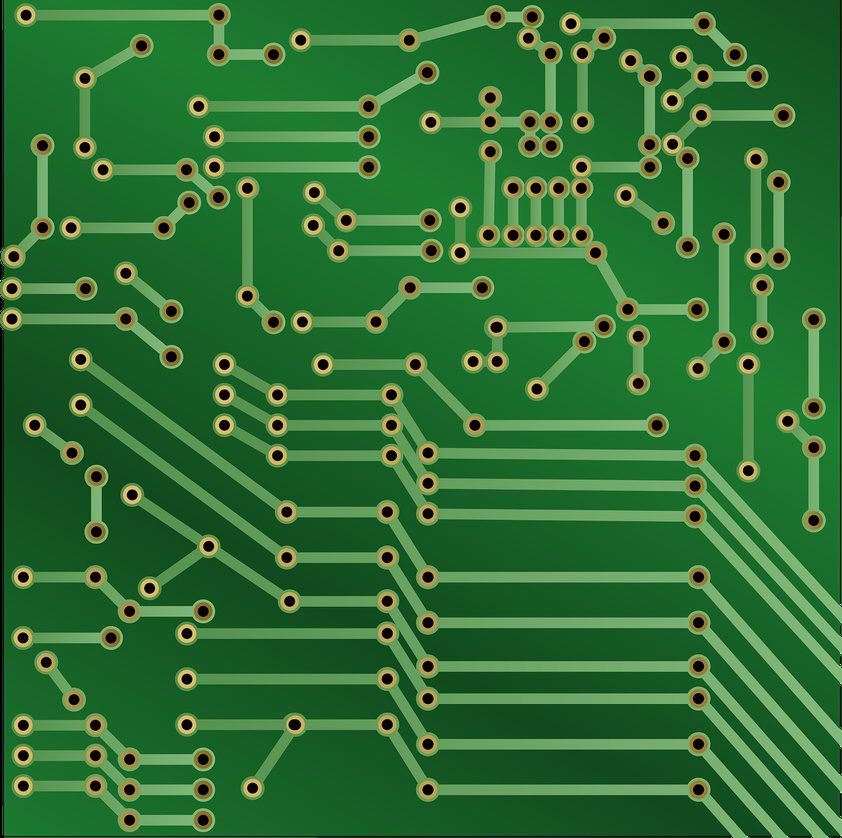
#> input picture OneDrive/Desktop/automation-portfolio/test_image.jpg, 842 x 838 px, shrunk from 1280 x 1273 before the run
$ python week4_opencv.py
#> lines starting #> are read from the running program, lines starting #| are printed output that depends on the picture; after the words box and inside, x2 and y2 are one past the last pixel; in counts of white or black regions, pixels touching at a corner belong together
import cv2
import csv
from datetime import datetime

# Load image
img = cv2.imread('test_image.jpg')
#> img is the input picture: shape (838, 842, 3); mean B, G, R 52, 112.8, 47.4
grey = cv2.cvtColor(img, cv2.COLOR_BGR2GRAY)
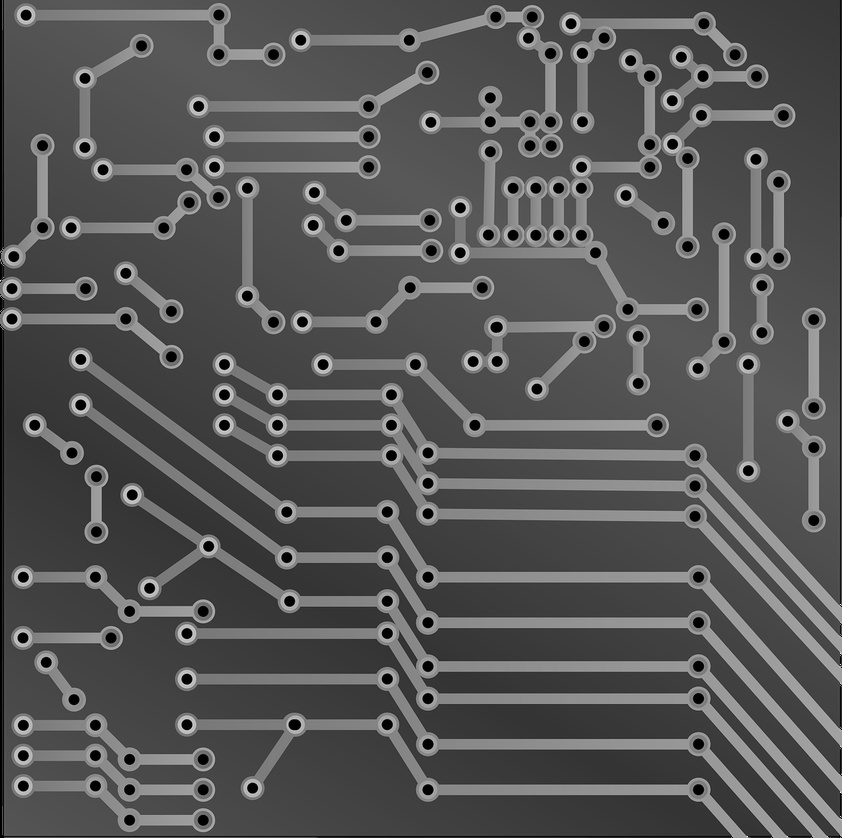
#> grey: shape (838, 842); min 0, max 244, mean 86.3
blurred = cv2.GaussianBlur(grey, (5, 5), 0)
edges = cv2.Canny(blurred, 50, 150)
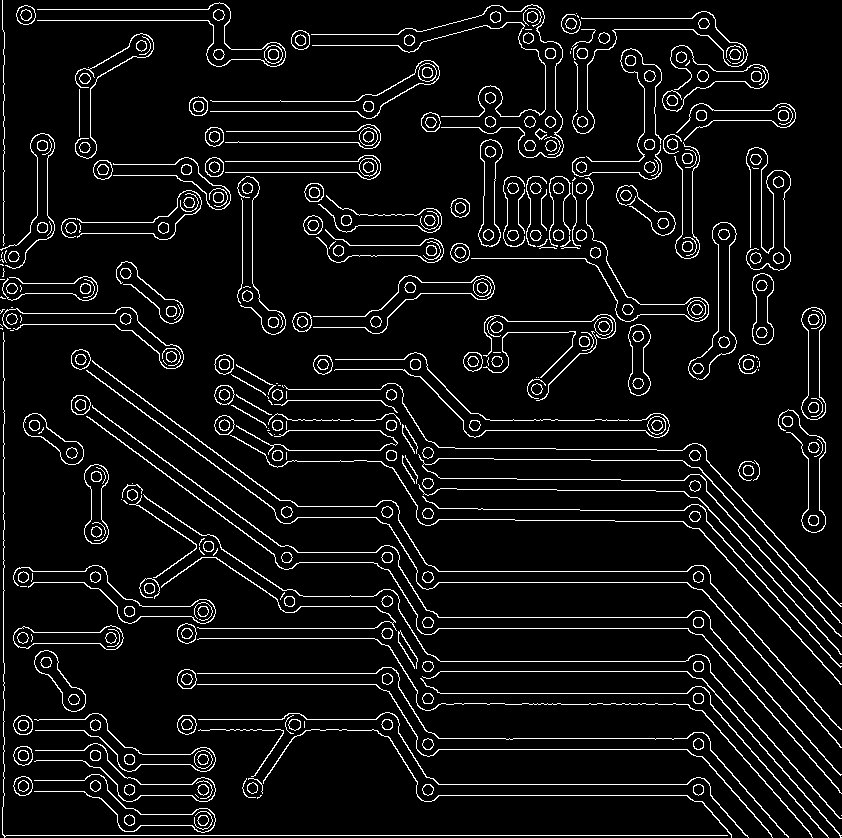
#> edges: shape (838, 842); 6.7% white in thin lines or dots

contours, _ = cv2.findContours(edges, cv2.RETR_EXTERNAL, cv2.CHAIN_APPROX_SIMPLE)
#> contours = 364 contours, 123 with area under 20; largest, box (x1, y1, x2, y2) and area: (688, 222, 737, 380) 2378, (801, 307, 826, 420) 1644, (13, 625, 124, 650) 1532, (478, 139, 503, 247) 1488, (84, 464, 109, 544) 1247

output = img.copy()
object_count = 0
results = []

for contour in contours:
    area = cv2.contourArea(contour)

    if area > 500:
        object_count += 1
        x, y, w, h = cv2.boundingRect(contour)

        # Draw bounding box and label
        cv2.rectangle(output, (x, y), (x + w, y + h), (0, 255, 0), 2)
        cv2.putText(output, f'Object {object_count}', (x, y - 10),
                    cv2.FONT_HERSHEY_SIMPLEX, 0.6, (0, 255, 0), 2)

        # Store result
        results.append({
            'timestamp': datetime.now().strftime('%Y-%m-%d %H:%M:%S'),
            'object_id': object_count,
            'x': x, 'y': y,
            'width': w, 'height': h,
            'area': int(area)
        })
#> this loop made 364 passes
#> (area, x, y, w, h) on passes 47, 51, 94, 124, 175, 188, 207, 234, 292: (1160, 34, 650, 52, 62), (1532.5, 13, 625, 111, 25), (1247, 84, 464, 25, 80), (1136, 23, 413, 61, 52), (1104, 628, 324, 23, 72), (1643.5, 801, 307, 25, 113), (1106.5, 752, 273, 22, 72), (2378.5, 688, 222, 49, 158), (1488.5, 478, 139, 25, 108)
#> area on passes 2, 3, 7, 8, 9, 10: 88.5, 88.5, 91, 94, 90.5, 89
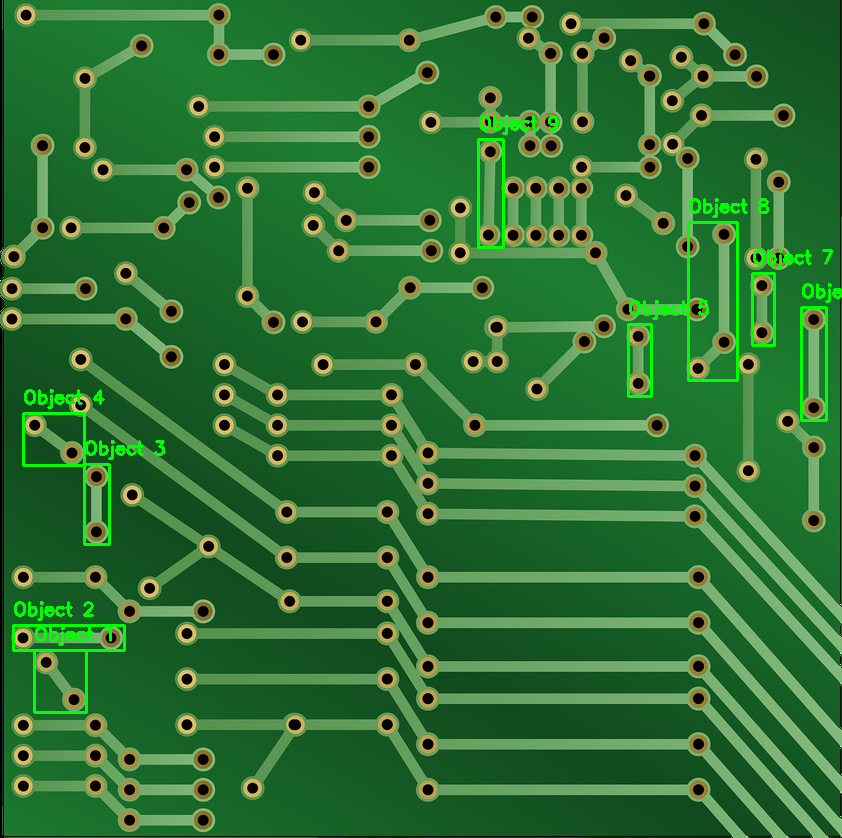
#> output: shape (838, 842, 3); 1.64% of pixels changed, all inside (x1, y1, x2, y2) = (12, 115, 842, 714)
#> after the loop, object_count = 9; results = 9 items

# Save results to CSV
with open('detection_log.csv', 'w', newline='') as f:
    writer = csv.DictWriter(f, fieldnames=['timestamp','object_id','x','y','width','height','area'])
    writer.writeheader()
    writer.writerows(results)

print(f"Found {object_count} objects")
#| Found 9 objects
print(f"Results saved to detection_log.csv")

# Save the output image
cv2.imwrite('detection_output.jpg', output)
print("Output image saved to detection_output.jpg")

cv2.imshow('Detected Objects', output)
cv2.waitKey(0)
cv2.destroyAllWindows()
